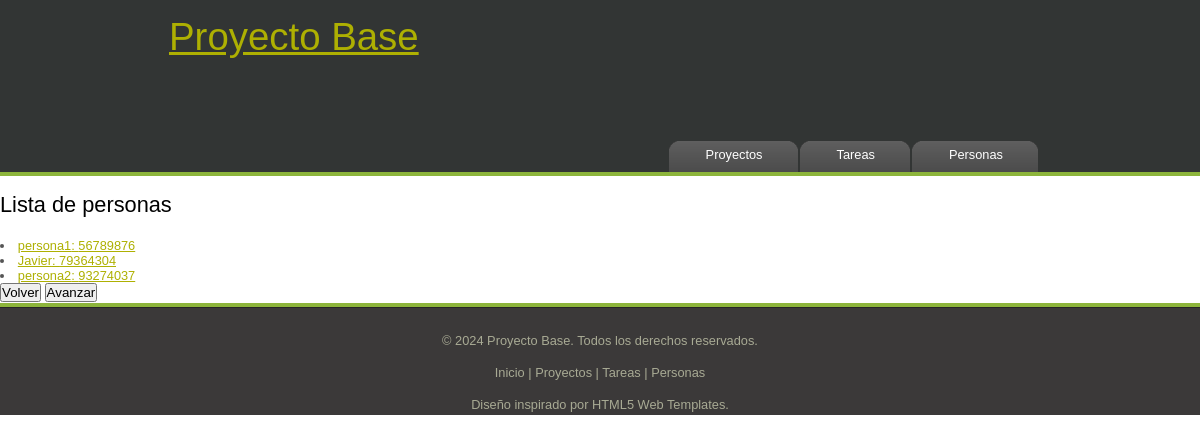
The page /appGP/listadoDePersonas/ on the database as committed earlier.
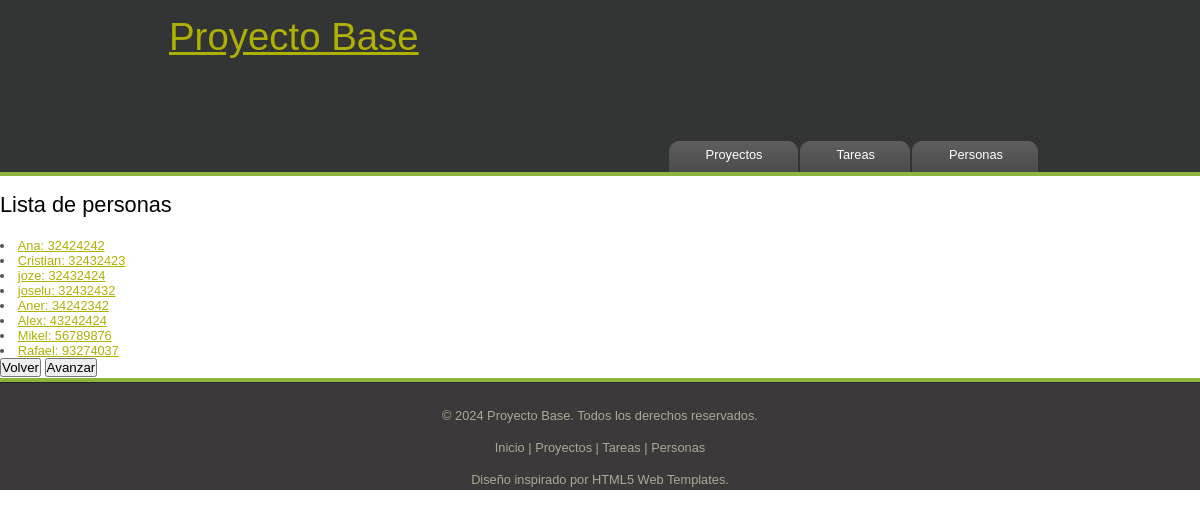
The same page on the database as committed later.
### appGP/models.py (models this page shows, shortened)
class Persona(models.Model):
    nombre= models.CharField(max_length=100)
    dni= models.TextField(max_length=8)
    telefono = models.CharField(max_length=9, blank=True)
    edad = models.PositiveIntegerField()
    tarea = models.ForeignKey(Tarea, related_name="personas", on_delete=models.CASCADE)
    correo_electronico = models.EmailField(max_length=254, null=True, blank=True)
    direccion = models.TextField(null=True, blank=True)
    rol = models.CharField(
        max_length=50,
        choices = [
        ('Manager', 'Manager'),
        ('Developer', 'Desarrollador'),
        ('Tester', 'Tester'),
        ('FootballPlayer', 'Futbolista'),
        ('ArmedForces', 'Fuerzas Armadas'),
        ('Student', 'Estudiante')
]
,
        default='Developer'
    )
    ImagenPersona = models.URLField(max_length=600, null=True, blank=True)

### appGP/views.py (the view)
# urls.py: path('listadoDePersonas/', views.listadePersonas, name='listaPer'),
def listadePersonas(request):
    personas = Persona.objects.order_by('dni')
    context = {'personas' : personas}
    return render(request,'listaPersonas.html', context)

### appGP/templates/listaPersonas.html
{% extends "base.html" %}
{% block menu %}
    <ul id="menu">
        <li><a href="{% url 'listaP' %}">Proyectos</a></li>
        <li><a href="{% url 'listaT' %}">Tareas</a></li>
        <li><a href="{% url 'listaPer' %}">Personas</a></li>
    </ul>
{% endblock  %}
{% block title %}
    <h1>Lista de personas</h1>
{% endblock %}
{% block content %}
  {% for per in personas %}
  <li>
      <a href="{% url 'detallePersona' per.id %}">{{ per.nombre }}: {{ per.dni }}</a>
  </li>
  {% endfor %}
{% endblock %}

### appGP/templates/base.html (shortened to what this page needs)
<!DOCTYPE HTML>
{% load static %}
<html lang="es">
<head>
    <link rel="stylesheet" href="{% static 'style/style.css' %}"/>
</head>
<body>
    <header id="header">
        <div id="logo">
            <h1><a href="{% url 'index' %}">Proyecto Base</a></h1>
        </div>
        <nav id="menubar">
            {% block menu %}
            {% endblock  %}
        </nav>
    </header>
    <main id="main-content">
        <header class="major">
            {% block title %}
            {% endblock %}
        </header>
        <section id="content-body">
            {% block content %}{% endblock %}
        </section>
    </main>
    <button onclick="myFunction()">Volver</button>
    <button onclick="myFunction1()">Avanzar</button>
    <footer id="footer">
        <p>&copy; 2024 Proyecto Base. Todos los derechos reservados.</p>
        <p><a href="{% url 'index' %}">Inicio</a> | <a href="{% url 'listaP' %}">Proyectos</a> | <a href="{% url 'listaT' %}">Tareas</a> | <a href="{% url 'listaPer' %}">Personas</a></a></p>
        <p>Diseño inspirado por <a href="http://www.html5webtemplates.co.uk">HTML5 Web Templates</a>.</p>
    </footer>
</body>
</html>

### appGP/static/style/style.css (style rules this page uses)
html { height: 100%; }
* { margin: 0; padding: 0; }
body { font: normal .80em 'trebuchet ms', arial, sans-serif; background: #FFF; color: #555; }
p { padding: 0 0 20px 0; line-height: 1.7em; }
h1, h2, h3, h4, h5, h6 { color: #362C20; letter-spacing: 0em; padding: 0 0 5px 0; }
h1, h2, h3 { font: normal 170% 'century gothic', arial; margin: 0 0 15px 0; padding: 15px 0 5px 0; color: #000; }
a, a:hover { outline: none; text-decoration: underline; color: #AEB002; }
ul { margin: 2px 0 22px 17px; }
ul li { list-style-type: circle; margin: 0 0 6px 0; padding: 0 0 4px 5px; line-height: 1.5em; }
#main, #logo, #menubar, #site_content, #footer { margin-left: auto; margin-right: auto; }
#header { background: #323534 url(back.png) repeat-x; height: 177px; }
#logo { width: 880px; position: relative; height: 140px; background: transparent; }
#logo h1, #logo h2 { font: normal 300% 'century gothic', arial, sans-serif; border-bottom: 0; text-transform: none; margin: 0 0 0 9px; }
#menubar { width: 880px; height: 46px; }
ul#menu { float: right; margin: 0; }
ul#menu li { float: left; padding: 0 0 0 9px; list-style: none; margin: 1px 2px 0 0; background: #5A5A5A url(tab.png) no-repeat 0 0; }
ul#menu li a { font: normal 100% 'trebuchet ms', sans-serif; display: block; float: left; height: 20px; padding: 6px 35px 5px 28px; text-align: center; color: #FFF; text-decoration: none; background: #5A5A5A url(tab.png) no-repeat 100% 0; }
#footer { width: 100%; font-family: 'trebuchet ms', sans-serif; font-size: 100%; height: 80px; padding: 28px 0 5px 0; text-align: center; background: #3B3939 url(footer.png) repeat-x; color: #A8AA94; }
#footer p { line-height: 1.7em; padding: 0 0 10px 0; }
#footer a { color: #A8AA94; text-decoration: none; }
#content-body { opacity: 1; }

Rows that differ between the two databases and show on the page:
removed Persona: nombre "Javier", dni "79364304"
added Persona: nombre "Ana", dni "32424242"
added Persona: nombre "Cristian", dni "32432423"
added Persona: nombre "joze", dni "32432424"
added Persona: nombre "joselu", dni "32432432"
added Persona: nombre "Aner", dni "34242342"
added Persona: nombre "Alex", dni "43242424"
changed Persona: nombre "persona1" → "Mikel"
changed Persona: nombre "persona2" → "Rafael"
